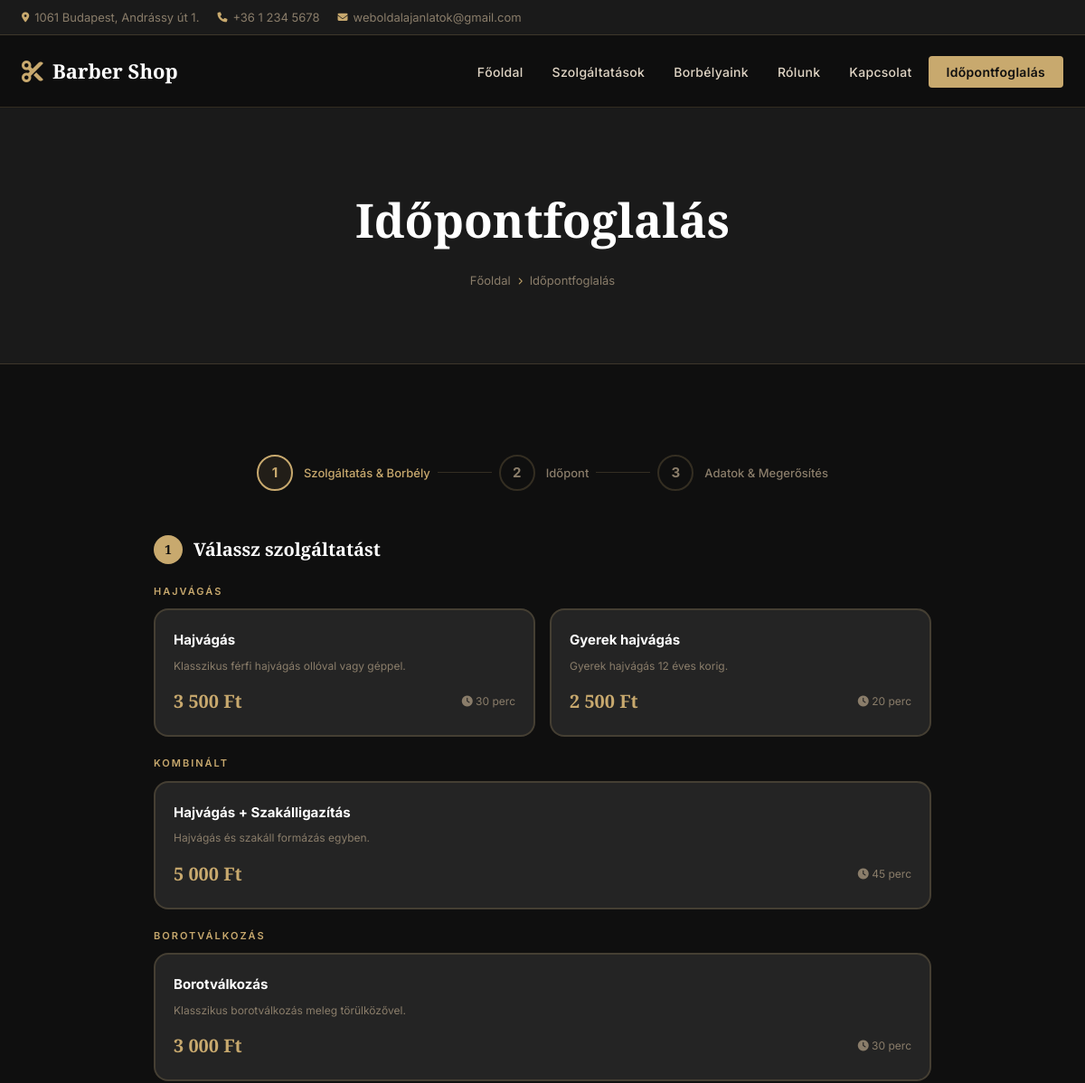
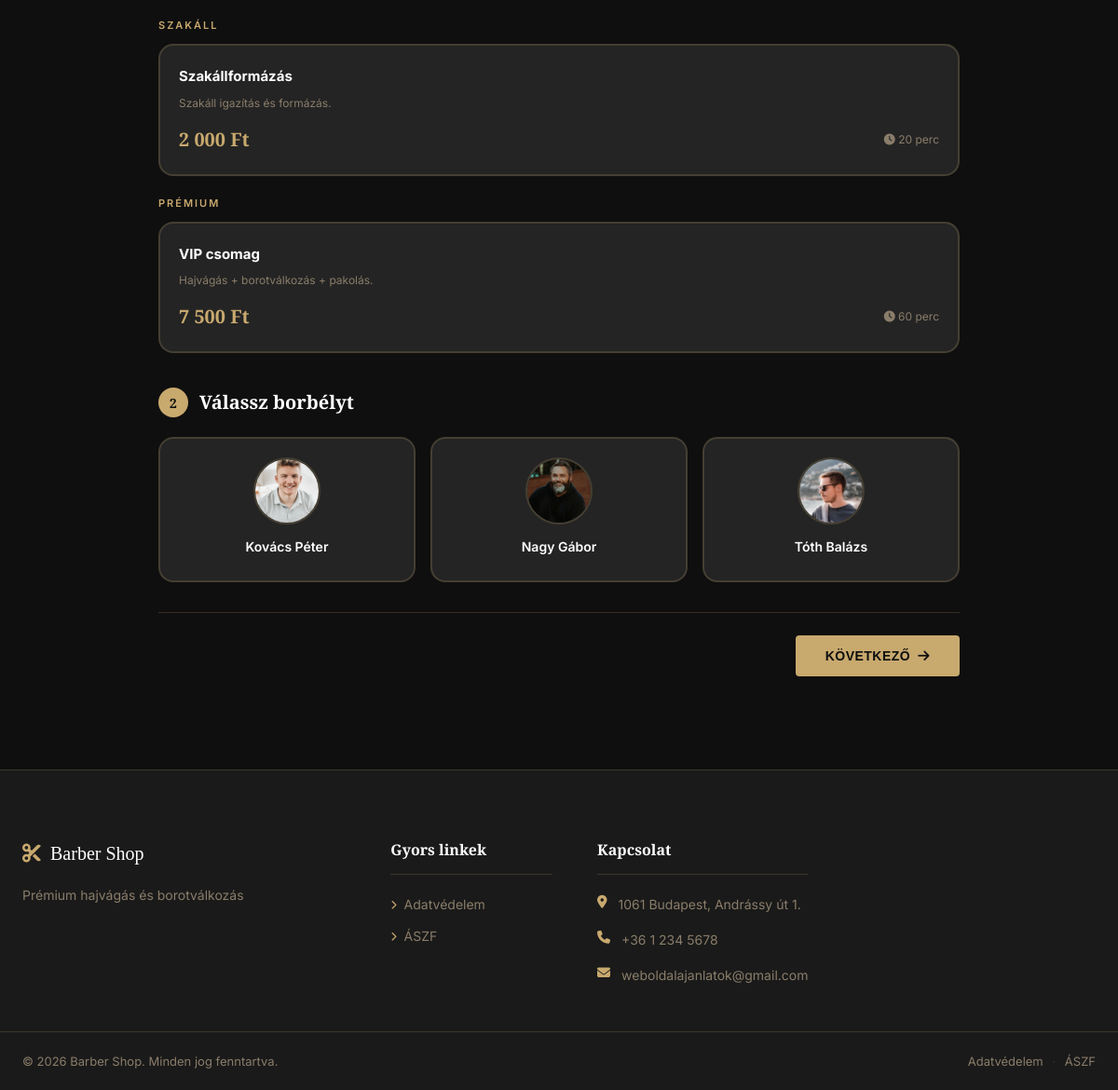
Screenshot of /booking.php with the database file from the repository (2 pictures, top to bottom).
### tables this page shows
CREATE TABLE `menu_items` (
  `id` int(11) NOT NULL,
  `menu_id` int(11) NOT NULL,
  `parent_id` int(11) DEFAULT 0,
  `label` varchar(100) NOT NULL,
  `url` varchar(255) DEFAULT NULL,
  `page_id` int(11) DEFAULT NULL,
  `sort_order` int(11) DEFAULT 0,
  `target` varchar(20) DEFAULT '_self'
);

CREATE TABLE `services` (
  `id` int(11) NOT NULL,
  `name` varchar(100) NOT NULL,
  `description` text DEFAULT NULL,
  `duration` int(11) NOT NULL DEFAULT 30,
  `price` decimal(10,2) NOT NULL DEFAULT 0.00,
  `category` varchar(50) DEFAULT 'Hajvágás',
  `sort_order` int(11) DEFAULT 0,
  `active` tinyint(1) DEFAULT 1
);

CREATE TABLE `staff` (
  `id` int(11) NOT NULL,
  `name` varchar(100) NOT NULL,
  `bio` text DEFAULT NULL,
  `photo` varchar(255) DEFAULT NULL,
  `email` varchar(100) DEFAULT NULL,
  `phone` varchar(30) DEFAULT NULL,
  `sort_order` int(11) DEFAULT 0,
  `active` tinyint(1) DEFAULT 1,
  `created_at` timestamp NOT NULL DEFAULT current_timestamp()
);

CREATE TABLE `settings` (
  `setting_key` varchar(100) NOT NULL,
  `setting_value` text DEFAULT NULL
);

### includes/functions.php (called while the page is built, shortened)
<?php
function get_setting(string $key, string $default = ''): string {
    global $pdo;
    static $cache = [];
    if (array_key_exists($key, $cache)) return $cache[$key];
    $stmt = $pdo->prepare("SELECT setting_value FROM settings WHERE setting_key = ? LIMIT 1");
    $stmt->execute([$key]);
    $val = $stmt->fetchColumn();
    $cache[$key] = ($val !== false) ? $val : $default;
    return $cache[$key];
}
function e(?string $str): string {
    return htmlspecialchars((string)($str ?? ''), ENT_QUOTES, 'UTF-8');
}

### booking.php (the view, shortened to what this page needs)
<?php
require_once 'includes/db.php';
require_once 'includes/functions.php';
$page_meta_title = 'Időpontfoglalás – ' . get_setting('site_name');
$preselect_staff = (int)($_GET['staff'] ?? 0);
$services = $pdo->query("SELECT * FROM services WHERE active=1 ORDER BY sort_order ASC")->fetchAll();
$staff    = $pdo->query("SELECT * FROM staff WHERE active=1 ORDER BY sort_order ASC")->fetchAll();
$services_by_cat = [];
foreach ($services as $svc) {
    $services_by_cat[$svc['category']][] = $svc;
}
require_once 'templates/header.php';
?>
<div class="page-hero">
    <div class="container">
        <h1>Időpontfoglalás</h1>
        <div class="page-breadcrumb">
            <a href="<?= BASE_URL ?>/">Főoldal</a>
            <i class="fas fa-chevron-right"></i>
            <span>Időpontfoglalás</span>
        </div>
    </div>
</div>
<section class="section section-dark">
    <div class="container">
        <div class="booking-wizard">
            <div class="wizard-steps">
                <div class="wizard-step active" id="step-indicator-1">
                    <div class="wizard-step-num">1</div>
                    <div class="wizard-step-label">Szolgáltatás & Borbély</div>
                </div>
                <div class="wizard-connector" id="connector-1"></div>
                <div class="wizard-step" id="step-indicator-2">
                    <div class="wizard-step-num">2</div>
                    <div class="wizard-step-label">Időpont</div>
                </div>
                <div class="wizard-connector" id="connector-2"></div>
                <div class="wizard-step" id="step-indicator-3">
                    <div class="wizard-step-num">3</div>
                    <div class="wizard-step-label">Adatok & Megerősítés</div>
                </div>
            </div>
            <div class="wizard-panel active" id="panel-1">
                <h3 class="wizard-panel-title">
                    <span class="step-num-badge">1</span>
                    Válassz szolgáltatást
                </h3>
                <?php foreach ($services_by_cat as $cat => $cat_services): ?>
                <?php if ($cat): ?>
                <div class="service-category-label"><?= e($cat) ?></div>
                <?php endif; ?>
                <div class="service-select-grid">
                    <?php foreach ($cat_services as $svc): ?>
                    <div class="service-select-card"
                         data-id="<?= $svc['id'] ?>"
                         data-name="<?= e($svc['name']) ?>"
                         data-price="<?= $svc['price'] ?>"
                         data-duration="<?= $svc['duration'] ?>"
                         onclick="selectService(this)">
                        <h4><?= e($svc['name']) ?></h4>
                        <?php if ($svc['description']): ?>
                            <p><?= e(mb_substr($svc['description'],0,80)) ?></p>
                        <?php endif; ?>
                        <div style="display:flex;justify-content:space-between;align-items:center;margin-top:12px;">
                            <span class="price"><?= number_format($svc['price'],0,',',' ') ?> Ft</span>
                            <span class="duration"><i class="fas fa-clock"></i> <?= $svc['duration'] ?> perc</span>
                        </div>
                    </div>
                    <?php endforeach; ?>
                </div>
                <?php endforeach; ?>
                <h3 class="wizard-panel-title" style="margin-top:36px;">
                    <span class="step-num-badge">2</span>
                    Válassz borbélyt
                </h3>
                <div class="staff-select-grid">
                    <?php foreach ($staff as $s): ?>
                    <div class="staff-select-card"
                         data-id="<?= $s['id'] ?>"
                         data-name="<?= e($s['name']) ?>"
                         onclick="selectStaff(this)"
                         <?= $preselect_staff === $s['id'] ? 'id="preselect-staff"' : '' ?>>
                        <?php if ($s['photo']): ?>
                            <img src="<?= UPLOAD_URL . e($s['photo']) ?>" alt="<?= e($s['name']) ?>">
                        <?php else: ?>
                            <div class="staff-avatar"><i class="fas fa-user-tie"></i></div>
                        <?php endif; ?>
                        <h4><?= e($s['name']) ?></h4>
                    </div>
                    <?php endforeach; ?>
                </div>
                <div class="wizard-nav">
                    <button class="btn btn-gold" onclick="goToStep2()" id="toStep2Btn" disabled>
                        Következő <i class="fas fa-arrow-right"></i>
                    </button>
                </div>
            </div>
                               max="<?= date('Y-m-d', strtotime('+' . get_setting('booking_advance_days','30') . ' days')) ?>"
        </div>
    </div>
</section>
<?php require_once 'templates/footer.php'; ?>

### templates/header.php (shortened to what this page needs)
<?php
require_once __DIR__ . '/../includes/db.php';
$site_name    = get_setting('site_name', 'Barber Shop');
$site_phone   = get_setting('site_phone', '');
$site_email   = get_setting('site_email', '');
$site_address = get_setting('site_address', '');
$site_logo    = get_setting('site_logo', '');
$facebook_url = get_setting('facebook_url', '');
$instagram_url= get_setting('instagram_url', '');
$meta_desc    = get_setting('meta_description', '');
$favicon      = get_setting('site_favicon', '');
$header_menu = [];
$menu_row = $pdo->query("SELECT id FROM menus WHERE location='header' LIMIT 1")->fetch();
if ($menu_row) {
    $stmt = $pdo->prepare("SELECT * FROM menu_items WHERE menu_id=? AND parent_id=0 ORDER BY sort_order ASC");
    $stmt->execute([$menu_row['id']]);
    $header_menu = $stmt->fetchAll();
}
$current_path = trim(parse_url($_SERVER['REQUEST_URI'], PHP_URL_PATH), '/');
$current_path = preg_replace('#^barber/?#', '', $current_path);
?>
<!DOCTYPE html>
<html lang="hu">
<head>
    <link rel="stylesheet" href="<?= BASE_URL ?>/assets/css/style.css">
    <link rel="stylesheet" href="https://cdnjs.cloudflare.com/ajax/libs/font-awesome/6.5.0/css/all.min.css">
</head>
<body>
<div class="topbar">
    <div class="container">
        <div class="topbar-left">
            <?php if ($site_address): ?>
            <span><i class="fas fa-map-marker-alt"></i> <?= e($site_address) ?></span>
            <?php endif; ?>
            <?php if ($site_phone): ?>
            <a href="tel:<?= e($site_phone) ?>"><i class="fas fa-phone"></i> <?= e($site_phone) ?></a>
            <?php endif; ?>
            <?php if ($site_email): ?>
            <a href="mailto:<?= e($site_email) ?>"><i class="fas fa-envelope"></i> <?= e($site_email) ?></a>
            <?php endif; ?>
        </div>
    </div>
</div>
<header class="site-header" id="siteHeader">
    <div class="container">
        <div class="header-inner">
            <a href="<?= BASE_URL ?>/" class="site-logo">
                <?php if ($site_logo): ?>
                    <img src="<?= UPLOAD_URL . e($site_logo) ?>" alt="<?= e($site_name) ?>">
                <?php else: ?>
                    <span class="logo-icon"><i class="fas fa-cut"></i></span>
                    <span class="logo-text"><?= e($site_name) ?></span>
                <?php endif; ?>
            </a>
            <nav class="main-nav" id="mainNav">
                <ul>
                    <?php foreach ($header_menu as $item): ?>
                    <?php
                    $item_path = trim(parse_url($item['url'], PHP_URL_PATH), '/');
                    $item_path = preg_replace('#^barber/?#', '', $item_path);
                    $is_active = ($current_path === $item_path) ||
                                 ($item_path === '' && $current_path === '');
                    $is_booking = str_contains($item['url'], 'foglalas');
                    ?>
                    <li>
                        <a href="<?= e($item['url']) ?>"
                           class="<?= $is_active ? 'active' : '' ?> <?= $is_booking ? 'nav-booking-btn' : '' ?>"
                           <?= $item['target'] === '_blank' ? 'target="_blank" rel="noopener"' : '' ?>>
                            <?= e($item['label']) ?>
                        </a>
                    </li>
                    <?php endforeach; ?>
                </ul>
            </nav>
        </div>
    </div>
</header>

### templates/footer.php (shortened to what this page needs)
<?php
$footer_menu = [];
$fmenu_row = $pdo->query("SELECT id FROM menus WHERE location='footer' LIMIT 1")->fetch();
if ($fmenu_row) {
    $stmt = $pdo->prepare("SELECT * FROM menu_items WHERE menu_id=? ORDER BY sort_order ASC");
    $stmt->execute([$fmenu_row['id']]);
    $footer_menu = $stmt->fetchAll();
}
$footer_text  = get_setting('footer_text', '© ' . date('Y') . ' ' . $site_name);
$maps_embed   = get_setting('google_maps_embed', '');
?>
<footer class="site-footer">
    <div class="footer-top">
        <div class="container">
            <div class="footer-grid">
                <div class="footer-col footer-about">
                    <a href="<?= BASE_URL ?>/" class="footer-logo">
                        <?php if ($site_logo): ?>
                            <img src="<?= UPLOAD_URL . e($site_logo) ?>" alt="<?= e($site_name) ?>">
                        <?php else: ?>
                            <i class="fas fa-cut"></i> <?= e($site_name) ?>
                        <?php endif; ?>
                    </a>
                    <p><?= e(get_setting('site_tagline', '')) ?></p>
                </div>
                <div class="footer-col">
                    <h4>Gyors linkek</h4>
                    <ul class="footer-links">
                        <?php foreach ($footer_menu as $item): ?>
                        <li>
                            <a href="<?= e($item['url']) ?>">
                                <i class="fas fa-chevron-right"></i> <?= e($item['label']) ?>
                            </a>
                        </li>
                        <?php endforeach; ?>
                    </ul>
                </div>
                <div class="footer-col">
                    <h4>Kapcsolat</h4>
                    <ul class="footer-contact">
                        <?php if ($site_address): ?>
                        <li>
                            <i class="fas fa-map-marker-alt"></i>
                            <span><?= e($site_address) ?></span>
                        </li>
                        <?php endif; ?>
                        <?php if ($site_phone): ?>
                        <li>
                            <i class="fas fa-phone"></i>
                            <a href="tel:<?= e($site_phone) ?>"><?= e($site_phone) ?></a>
                        </li>
                        <?php endif; ?>
                        <?php if ($site_email): ?>
                        <li>
                            <i class="fas fa-envelope"></i>
                            <a href="mailto:<?= e($site_email) ?>"><?= e($site_email) ?></a>
                        </li>
                        <?php endif; ?>
                    </ul>
                </div>
            </div>
        </div>
    </div>
    <div class="footer-bottom">
        <div class="container">
            <p><?= e($footer_text) ?></p>
            <p>
                <a href="<?= BASE_URL ?>/adatvedelem">Adatvédelem</a>
                <span>·</span>
                <a href="<?= BASE_URL ?>/aszf">ÁSZF</a>
            </p>
        </div>
    </div>
</footer>
</body>
</html>

### booking.php (style rules this page uses)
.wizard-panel-title { font-family:var(--font-serif); font-size:20px; color:var(--white); margin-bottom:20px; display:flex; align-items:center; gap:12px; }
.step-num-badge { width:32px; height:32px; border-radius:50%; background:var(--gold); color:var(--dark); display:inline-flex; align-items:center; justify-content:center; font-size:14px; font-weight:700; flex-shrink:0; }
.service-category-label { font-size:11px; text-transform:uppercase; letter-spacing:2px; color:var(--gold); margin:20px 0 10px; font-weight:600; }

### rows the page displays
menu_items: label "Főoldal"
menu_items: label "Szolgáltatások"
menu_items: label "Borbélyaink"
menu_items: label "Rólunk"
menu_items: label "Kapcsolat"
menu_items: label "Időpontfoglalás"
services: name "Hajvágás", description "Klasszikus férfi hajvágás ollóval vagy géppel.", price "3 500", duration "30"
services: name "Gyerek hajvágás", description "Gyerek hajvágás 12 éves korig.", price "2 500", duration "20"
services: name "Hajvágás + Szakálligazítás", description "Hajvágás és szakáll formázás egyben.", price "5 000", duration "45"
services: name "Borotválkozás", description "Klasszikus borotválkozás meleg törülközővel.", price "3 000", duration "30"
services: name "Szakállformázás", description "Szakáll igazítás és formázás.", price "2 000", duration "20"
services: name "VIP csomag", description "Hajvágás + borotválkozás + pakolás.", price "7 500", duration "60"
staff: photo (picture), name "Kovács Péter"
staff: photo (picture), name "Nagy Gábor"
staff: photo (picture), name "Tóth Balázs"
settings: setting_value "Prémium hajvágás és borotválkozás"
menu_items: label "Adatvédelem"
menu_items: label "ÁSZF"

### other values shown
$site_address "1061 Budapest, Andrássy út 1."
$site_phone "+36 1 234 5678"
$site_email "weboldalajanlatok@gmail.com"
$site_name "Barber Shop"
$cat "HAJVÁGÁS"
$cat "KOMBINÁLT"
$cat "BOROTVÁLKOZÁS"
$cat "SZAKÁLL"
$cat "PRÉMIUM"
$footer_text "© 2026 Barber Shop. Minden jog fenntartva."
